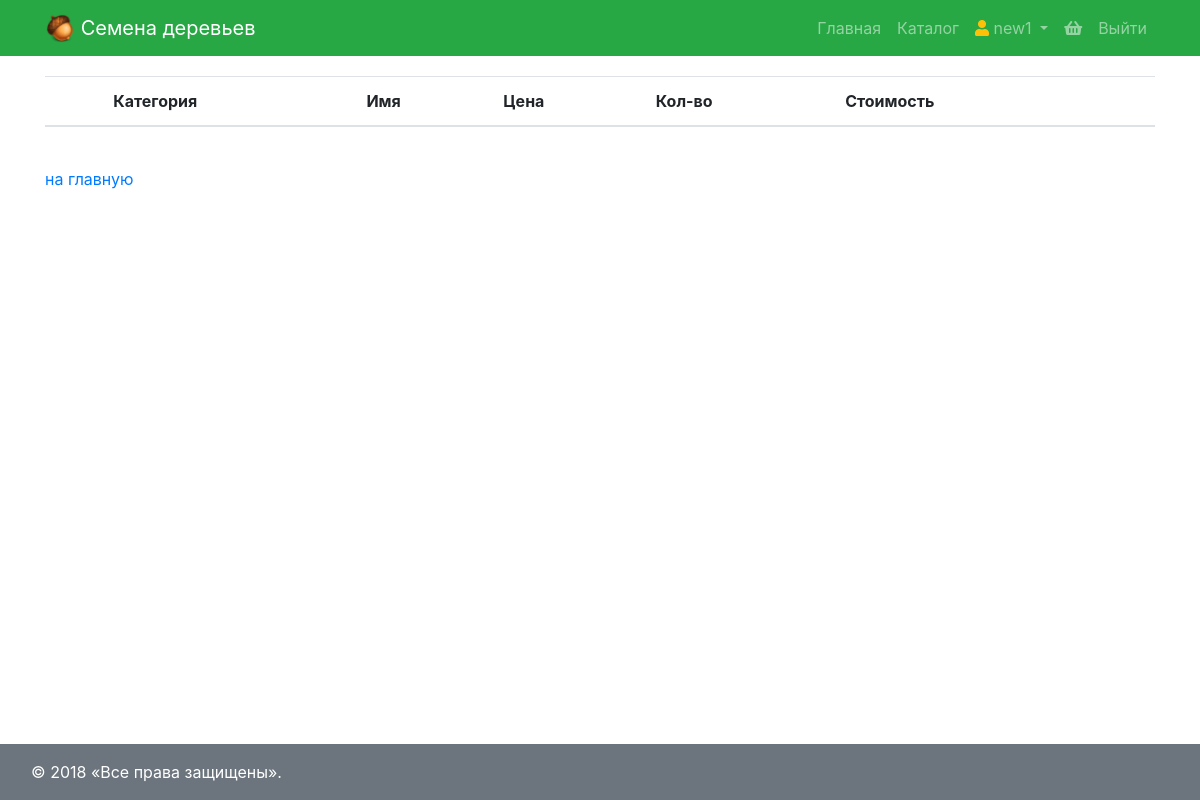
The page /order/view/ (signed in) on the database as committed earlier.
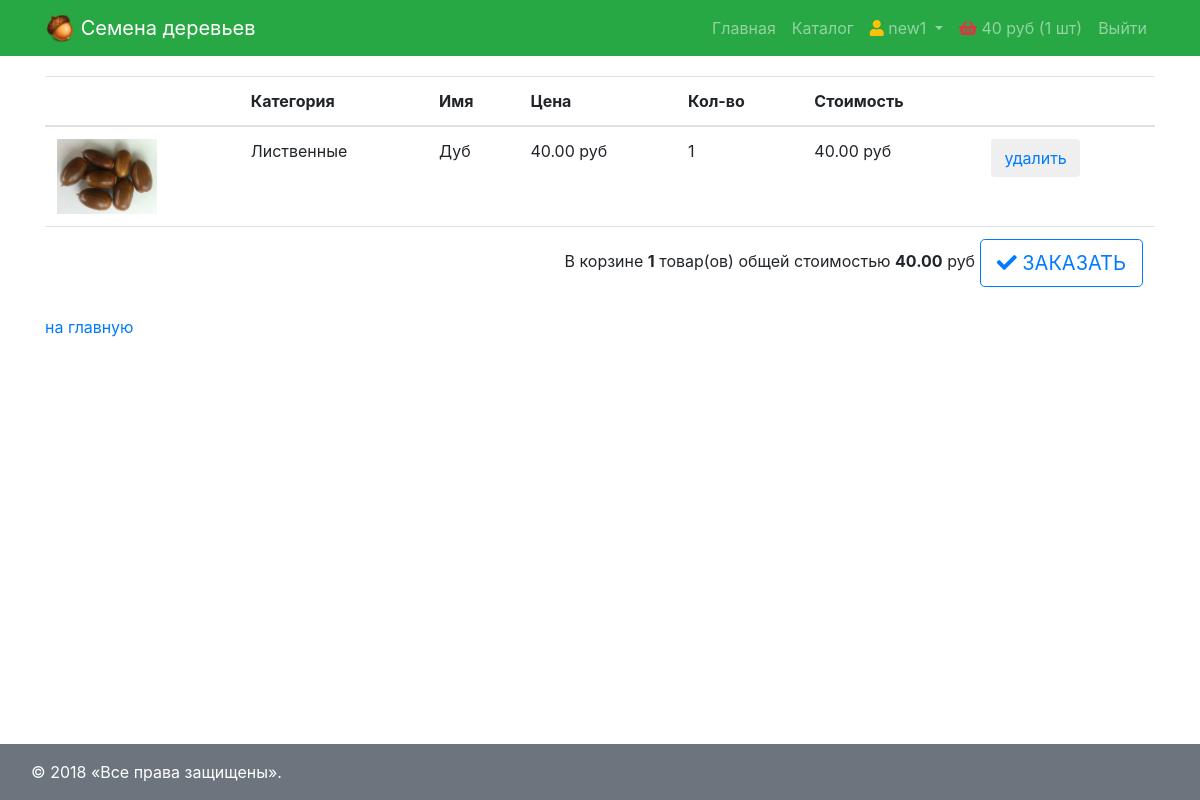
The same page on the database as committed later.
### apps/user/models.py (models this page shows, shortened)
class User(AbstractUser):
    avatar = models.ImageField(upload_to='avatars', blank=True)
    age = models.PositiveIntegerField(verbose_name='возраст')
    activation_key = models.CharField(max_length=128, blank=True)
    activation_key_expires = models.DateTimeField(default=(now() + timedelta(hours=48)))

### apps/order/models.py (models this page shows)
class Order(models.Model):
    CART = 'CT'
    FORMING = 'FM'
    SENT_TO_PROCEED = 'STP'
    PROCEEDED = 'PRD'
    PAID = 'PD'
    READY = 'RDY'
    CANCEL = 'CNC'
    ORDER_STATUS_CHOICES = (
        (CART, 'корзина'),
        (FORMING, 'формируется'),
        (SENT_TO_PROCEED, 'отправлен в обработку'),
        (PAID, 'оплачен'),
        (PROCEEDED, 'обрабатывается'),
        (READY, 'готов к выдаче'),
        (CANCEL, 'отменен'),
    )
    user = models.ForeignKey(settings.AUTH_USER_MODEL, on_delete=models.CASCADE)
    positions = models.ManyToManyField(Position)
    created = models.DateTimeField(verbose_name='создан', auto_now_add=True)
    updated = models.DateTimeField(verbose_name='обновлен', auto_now=True)
    status = models.CharField(verbose_name='статус', max_length=3, choices=ORDER_STATUS_CHOICES, default=CART)
    is_active = models.BooleanField(verbose_name='активен', default=True)
    class Meta:
        ordering = ('-created',)
        verbose_name = 'заказ'
        verbose_name_plural = 'заказы'
    @property
    def total_quantity(self):
        _items = self.positions.all()
        _totalquantity = sum(list(map(lambda x: x.quantity, _items)))
        return _totalquantity
    @property
    def total_cost(self):
        _items = self.positions.all()
        _totalcost = sum(list(map(lambda x: x.cost, _items)))
        return _totalcost

class Position(models.Model):
    product = models.ForeignKey(Product, on_delete=models.CASCADE)
    quantity = models.PositiveIntegerField(verbose_name='количество', default=0)
    add_datetime = models.DateTimeField(verbose_name='время', auto_now_add=True)
    @property
    def cost(self):
        return self.product.price * self.quantity

### apps/product/models.py (models this page shows, shortened)
class Product(models.Model):
    category = models.ForeignKey(Category, on_delete=models.CASCADE)
    name = models.CharField(verbose_name='имя продукта', max_length=128)
    image = models.ImageField(upload_to='images', blank=True)
    short_desc = models.CharField(verbose_name='кратко', max_length=1024, blank=True)
    description = models.TextField(verbose_name='подробно', blank=True)
    price = models.DecimalField(verbose_name='цена', max_digits=8, decimal_places=2, default=0)
    quantity = models.PositiveIntegerField(verbose_name='склад', default=0)

class Category(models.Model):
    name = models.CharField(verbose_name='имя', max_length=64, unique=True)
    description = models.TextField(verbose_name='описание', blank=True)

### apps/order/views.py (the view)
# urls.py: re_path(r'^(\d+)/(\d+)$', product.view, name='view'),
@login_required
def view(request):
    title = 'корзина'
    order = Order.objects.filter(user=request.user, status=Order.CART).first()
    return render(request, 'order/view.html', {'title': title, 'order': order})

### apps/order/context_processors/header.py (called while the page is built)
def widget(request):
    return {'order': request.user.order_set.filter(status=Order.CART).first() if request.user.is_authenticated else []}

### templates/order/view.html
{% extends 'layout.html' %} {% block content %}
<table class="table">
    <thead>
        <tr>
            <th scope="col"></th>
            <th scope="col">Категория</th>
            <th scope="col">Имя</th>
            <th scope="col">Цена</th>
            <th scope="col">Кол-во</th>
            <th scope="col">Стоимость</th>
            <th scope="col"></th>
        </tr>
    </thead>
    <tbody>
        {% for item in order.positions.all %}
        <tr>
            <td><img src="/media/{{ item.product.image }}" alt="{{ item.product.short_desc }}"></td>
            <td>{{ item.product.category.name }}</td>
            <td>{{ item.product.name }}</td>
            <td>{{ item.product.price }}&nbspруб</td>
            <td>{{ item.quantity }}</td>
            <td>{{ item.cost }}&nbspруб</td>
            <td><button class="btn btn-round"><a href="{% url 'order:remove' item.pk %}" class="">удалить</a></button></td>
        </tr>
        {% endfor %}
    </tbody>
    <tfoot>
        <tr>
            <td colspan="7" style="text-align:right">
                {% if order.positions.first %}
                    В корзине <b>{{ order.total_quantity }}</b> товар(ов) общей стоимостью <b>{{ order.total_cost }}</b> руб
                    <a href="{% url 'order:pay' %}" class="btn btn-lg btn-outline-primary text-uppercase"> <i class="fas fa-check"></i> Заказать </a>
                {% endif %}
            </td>
        </tr>
    </tfoot>
</table>
<a href="{% url 'main' %}">на главную</a>
{% endblock %}

### templates/layout.html (shortened to what this page needs)
{% load staticfiles %}
<!DOCTYPE html>
<html lang="en">
<head>
    {% block css %}
    <link rel="stylesheet" href="https://maxcdn.bootstrapcdn.com/bootstrap/4.0.0/css/bootstrap.min.css">
    <link rel="stylesheet" href="https://use.fontawesome.com/releases/v5.3.1/css/all.css">
    <link rel="stylesheet" type="text/css" href="{% static 'css/style.css' %}">
    {% endblock %}
</head>
<body>
<nav class="navbar navbar-expand-lg navbar-dark bg-success fixed-top">
    <div class="container">
        <a class="navbar-brand" href="{% url 'main' %}">
            <img src="{% static 'images/icon.png' %}" width="30" height="30" class="d-inline-block align-top" alt="">
            Семена деревьев
        </a>
        <div class="collapse navbar-collapse" id="navbarResponsive">
            <ul class="navbar-nav ml-auto">
                {% block menu %}
                    <li class="nav-item {% if request.resolver_match.url_name == 'main' %}active{% endif %}">
                        <a class="nav-link" href="{% url 'main' %}">Главная</a>
                    </li>
                    <li class="nav-item {% if request.resolver_match.namespace == 'product' %}active{% endif %}">
                        <a class="nav-link" href="{% url 'product:index' %}">Каталог</a>
                    </li>
                    {% if user.is_authenticated %}
                        <li class="nav-item dropdown">
                            <a class="nav-link dropdown-toggle" href="#" id="navbarDropdown" role="button" data-toggle="dropdown" aria-haspopup="true" aria-expanded="false">
                                <i class="fas fa-user text-warning"></i>
                                {{ user.first_name|default:'Пользователь' }}
                            </a>
                        </li>
                    {% endif %}
                {% endblock %}
                <li>
                    {% if order.positions.exists %}
                    <a href="{% url 'order:view' %}" class="nav-link">
                        <i class="fas fa-shopping-basket text-danger"></i>
                        <span>{{ order.total_cost|floatformat:0 }} руб ({{ order.total_quantity }} шт)</span>
                    </a>
                    {% else %}
                        <span class="nav-link">
                            <i class="fas fa-shopping-basket text-default"></i>
                        </span>
                    {% endif %}
                </li>
                <li>
                    {% if user.is_authenticated %}
                        <a href="{% url 'user:logout' %}" class="nav-link">Выйти</a>
                    {% else %}
                        <a href="{% url 'user:login' %}" class="nav-link">Войти</a>
                    {% endif %}
                </li>
            </ul>
        </div>
    </div>
</nav>
<div class="container">
    {% block content %}{% endblock %}
</div>
<footer class="fixed-bottom bg-secondary">
    {% block footer %}<div class="container text-white m-3">© 2018 «Все права защищены».</div>{% endblock %}
</footer>
</body>
</html>

### static/css/style.css (style rules this page uses)
body { padding-top: 74px; }
@media (min-width: 992px) { body { padding-top: 76px; } }
table img { width: 100px; }

Rows that differ between the two databases and show on the page:
added Order: total_cost "40", total_quantity "1", total_cost "40.00"
added Position: product.image (picture), product.category.name "Лиственные", product.name "Дуб", product.price "40.00", quantity "1", cost "40.00"
Other text that changed with them:
text now shown: "руб ( шт) В корзине товар(ов) общей стоимостью руб ЗАКАЗАТЬ"
